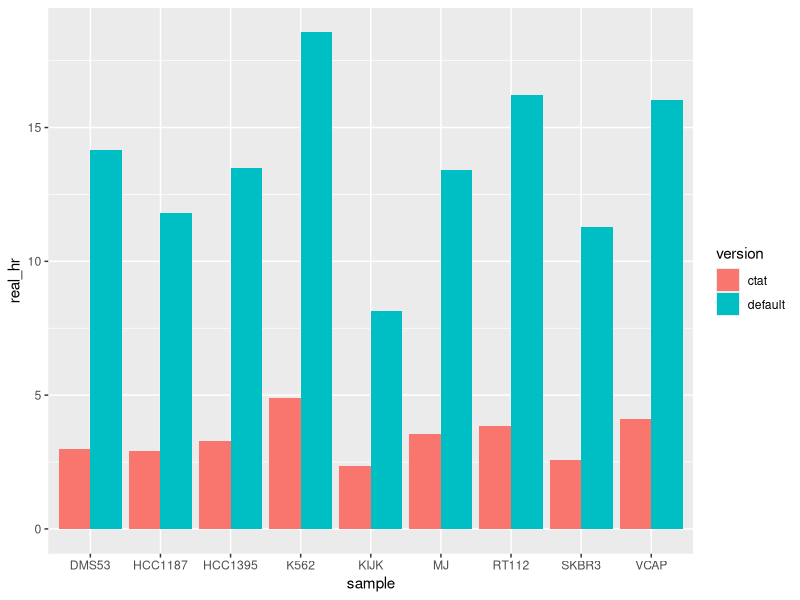
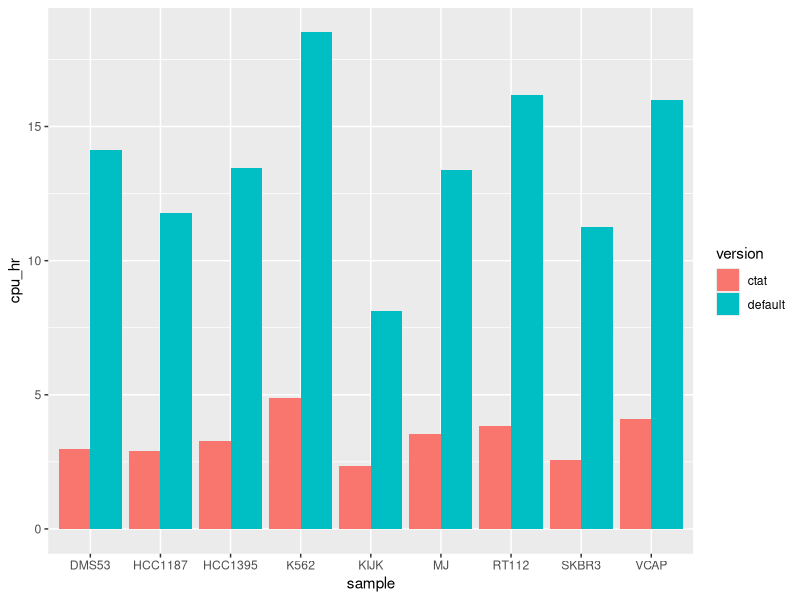

These figures' R source, in order:
## ---- chunk 1
knitr::opts_chunk$set(echo = TRUE)
library(tidyverse)
## ---- chunk 2

timings_data = read.csv("data/timings.dat", sep=" ", header=F)

timings_data

## ---- chunk 3

timings_data = timings_data[,c(1,2,6,9)]

colnames(timings_data) = c('sample', 'version', 'real', 'CPU')

timings_data 
## ---- chunk 4

timings_data %>% 
    mutate(real_hr = real/60/60) %>%
    
    ggplot(aes(x=sample, y=real_hr)) + geom_bar(stat='identity', position='dodge', aes(fill=version)) 


## ---- chunk 5

timings_data %>% 
    mutate(cpu_hr = CPU/60/60) %>%
    ggplot(aes(x=sample, y=cpu_hr)) + geom_bar(stat='identity', position='dodge', aes(fill=version)) 

## ---- chunk 6

timings_spread = full_join(timings_data %>% filter(version == "default"),
          timings_data %>% filter(version == "ctat"),
          by=c('sample'),
          suffix=c('.default', '.ctat')
        )

timings_spread 
## ---- chunk 7

timings_spread = timings_spread %>% mutate(frac_ctat_real = real.ctat / real.default, frac_ctat_cpu = CPU.ctat / CPU.default)

timings_spread %>% select(sample, frac_ctat_real, frac_ctat_cpu)

